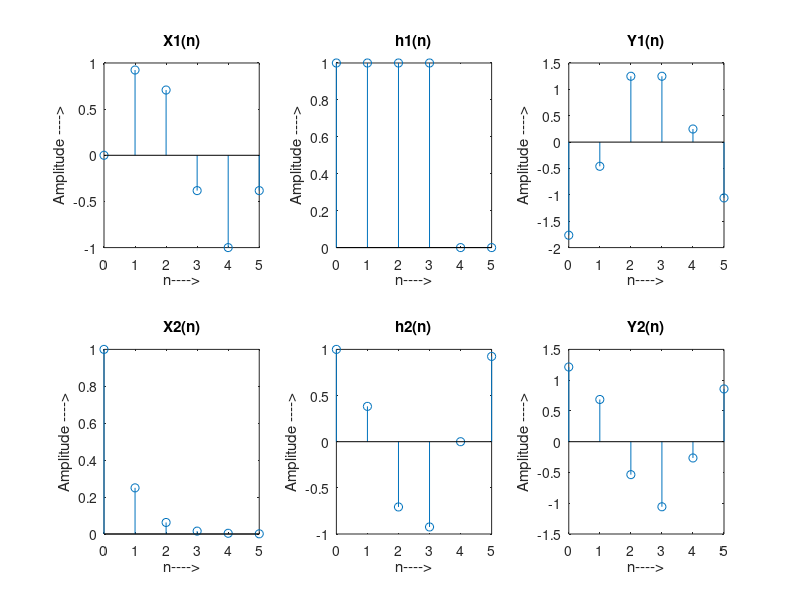

The MATLAB source for this figure:
n=0:5;
h1=[1 1 1 1 0 0 ];
x1= sin((3*pi*n)/8)
y1=cconv(h1,x1,6);
x2=(1/4).^n;
h2= cos((3*pi*n)/8);
y2=cconv(h2,x2,6);
subplot(2,3,1);

stem(n,x1);
xlabel ('n---->');
ylabel ('Amplitude ---->');
title('X1(n)');
set(gca,'XTick',n)
subplot(2,3,2);
stem(n,h1);
xlabel ('n---->');
ylabel ('Amplitude ---->');
title('h1(n)');
subplot(2,3,3);
stem(n,y1);
xlabel ('n---->');
ylabel ('Amplitude ---->');
title('Y1(n)');
subplot(2,3,4);
stem(n,x2);
xlabel ('n---->');
ylabel ('Amplitude ---->');
title('X2(n)');
subplot(2,3,5);
stem(n,h2);
xlabel ('n---->');
ylabel ('Amplitude ---->');
title('h2(n)');
subplot(2,3,6);
stem(n,y2);
xlabel ('n---->');
ylabel ('Amplitude ---->');
title('Y2(n)');
